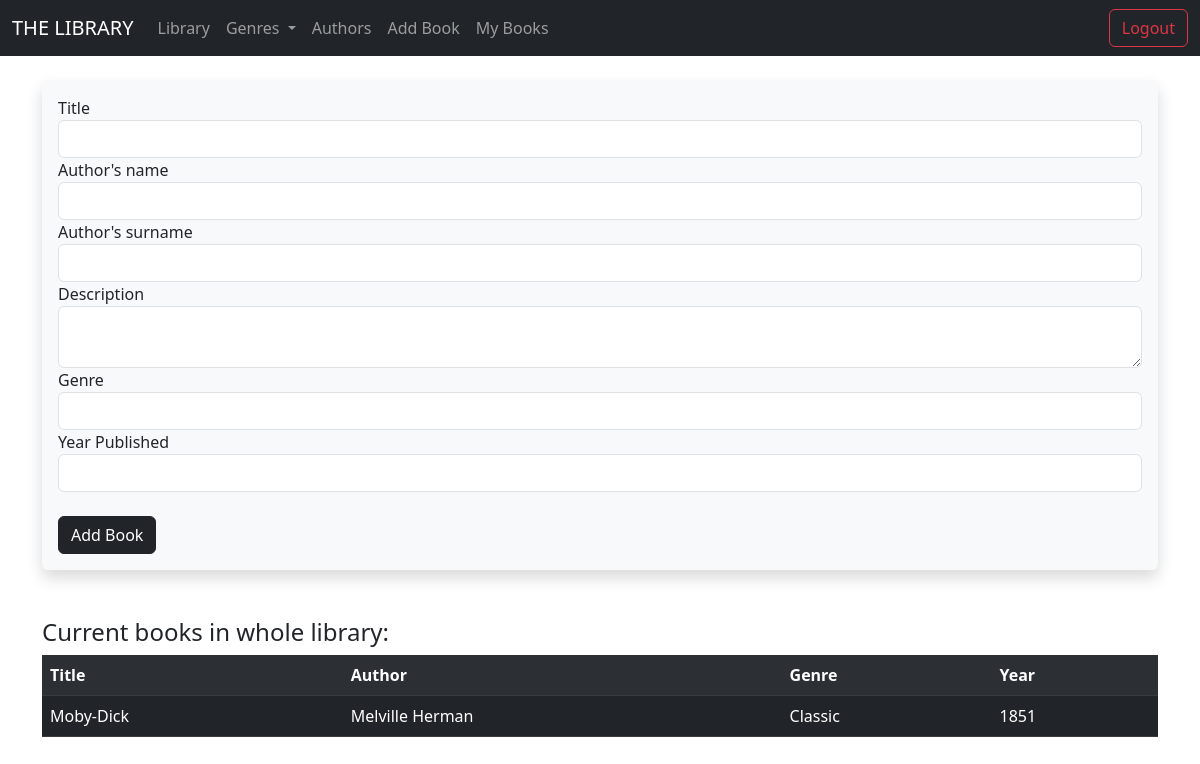
The app's page /addbook (signed in), older data.
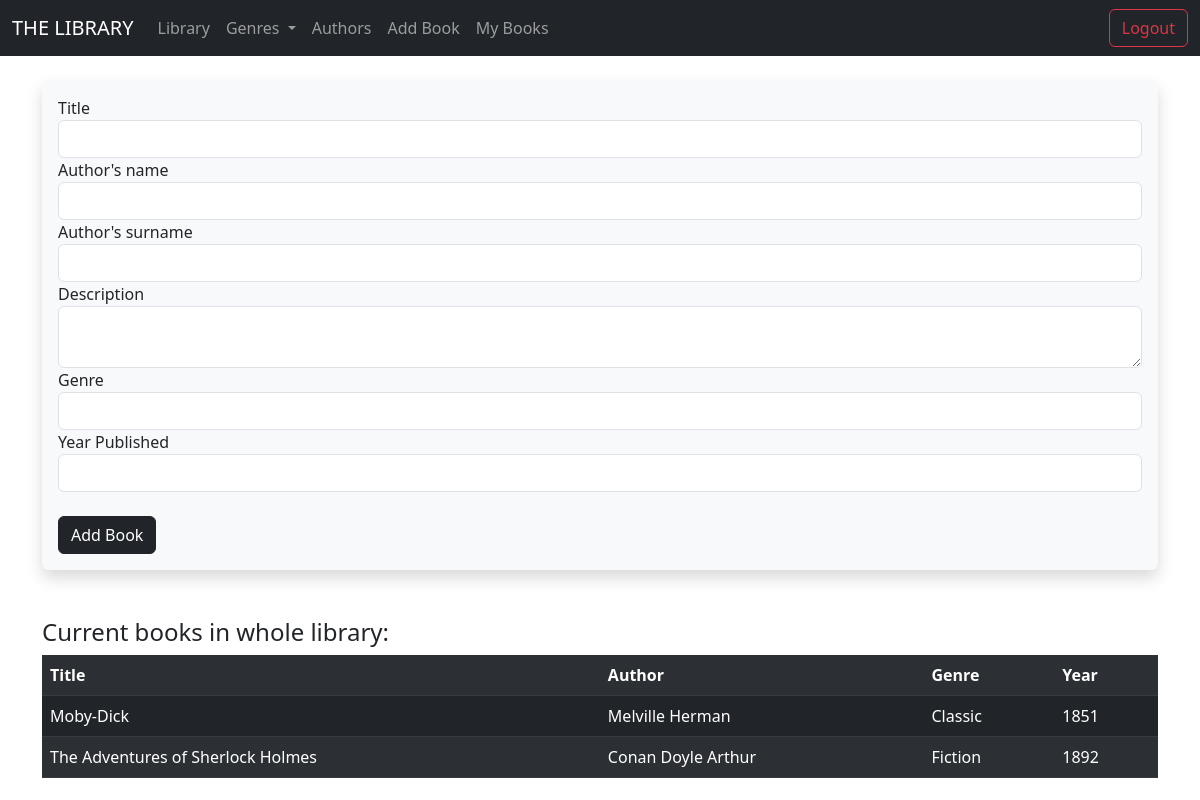
The same page, newer data.
### models/db_models.py (models this page shows)
class Book(db.Model):
    id = db.Column(db.Integer, primary_key=True)
    title = db.Column(db.String(100), nullable=False, unique=False)
    author_name = db.Column(db.String(100), nullable=False, unique=False)
    author_surname = db.Column(db.String(100), nullable=True, unique=False)
    year = db.Column(db.String(100), nullable=False, unique=False)
    genre = db.Column(db.String(50), nullable=False, unique=False)
    description = db.Column(db.Text)
    reviews = db.relationship("Review", backref='reviewed_book')
    reader = db.relationship("Library", backref='stored_book')

### main.py (the view)
@app.route('/addbook', methods=['GET', 'POST'])
@login_required
def addbook():
    book_form = BookForm()
    if book_form.validate_on_submit():
        book = Book(title=book_form.title.data, author_name=book_form.author_name.data, author_surname=book_form.author_surname.data, year=book_form.year.data, genre=book_form.genre.data, description=book_form.description.data)
        db.session.add(book)
        db.session.commit()
    books = Book.query.all()
    return render_template("add_book.html", books=books, book_form=book_form)

### forms.py
class BookForm(FlaskForm):
    title = StringField("Title", validators=[DataRequired()])
    author_name = StringField("Author's name", validators=[DataRequired()])
    author_surname = StringField("Author's surname", validators=[DataRequired()])
    genre = StringField("Genre", validators=[DataRequired()])
    description = TextAreaField("Description", validators=[DataRequired()])
    year = IntegerField("Year Published", validators=[DataRequired()])
    submitbutton = SubmitField("Add Book")

### main.py (called while the page is built)
@login_manager.user_loader
def load_user(user_id):
    return Users.query.get(int(user_id))

### templates/add_book.html (shortened to what this page needs)
{% extends 'base.html'%}
{% block content %}
<br>
<div class="shadow p-3 mb-5 bg-body-tertiary rounded">
<form method="POST">
    {{book_form.title.label}}
    {{book_form.title(class="form-control")}}
    {{book_form.author_name.label}}
    {{book_form.author_name(class="form-control")}}
    {{book_form.author_surname.label}}
    {{book_form.author_surname(class="form-control")}}
    {{book_form.description.label}}
    {{book_form.description(class="form-control")}}
    {{book_form.genre.label}}
    {{book_form.genre(class="form-control")}}
    {{book_form.year.label}}
    {{book_form.year(class="form-control")}}
    <br>
    {{book_form.submitbutton(class="btn btn-dark")}}
</form>
</div>
<h4>Current books in whole library:</h4>
    <table class="table table table-dark table-hover table-striped">
    <th>Title</th>
    <th>Author</th>
    <th>Genre</th>
    <th>Year</th>
    {%for book in books %}
<tr>
    <td>{{book.title}}</td>
    <td>{{book.author_surname}} {{book.author_name}}</td>
    <td>{{book.genre}}</td>
    <td>{{book.year}}</td>
</tr>
{%endfor%}
</table>
</div>
{% endblock %}

Row changes from the older to the newer data that the page shows:
added Book: title "The Adventures of Sherlock Holmes", author_surname "Conan Doyle", author_name "Arthur", genre "Fiction", year "1892"
